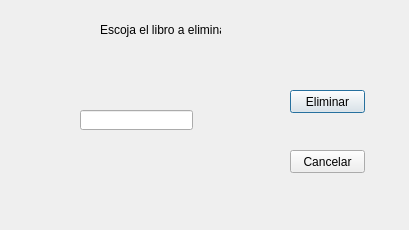
<?xml version="1.0" encoding="UTF-8"?>
<ui version="4.0">
 <class>Eliminar_Libro</class>
 <widget class="QDialog" name="Eliminar_Libro">
  <property name="geometry">
   <rect>
    <x>0</x>
    <y>0</y>
    <width>409</width>
    <height>230</height>
   </rect>
  </property>
  <property name="windowTitle">
   <string>Eliminar Libro</string>
  </property>
  <widget class="QLabel" name="label">
   <property name="geometry">
    <rect>
     <x>100</x>
     <y>20</y>
     <width>121</width>
     <height>20</height>
    </rect>
   </property>
   <property name="text">
    <string>Escoja el libro a eliminar</string>
   </property>
  </widget>
  <widget class="QPushButton" name="pushButton">
   <property name="geometry">
    <rect>
     <x>290</x>
     <y>90</y>
     <width>75</width>
     <height>23</height>
    </rect>
   </property>
   <property name="text">
    <string>Eliminar</string>
   </property>
  </widget>
  <widget class="QPushButton" name="pushButton_2">
   <property name="geometry">
    <rect>
     <x>290</x>
     <y>150</y>
     <width>75</width>
     <height>23</height>
    </rect>
   </property>
   <property name="text">
    <string>Cancelar</string>
   </property>
  </widget>
  <widget class="QLineEdit" name="lineEdit">
   <property name="geometry">
    <rect>
     <x>80</x>
     <y>110</y>
     <width>113</width>
     <height>20</height>
    </rect>
   </property>
  </widget>
  <widget class="QLabel" name="label_2">
   <property name="geometry">
    <rect>
     <x>25</x>
     <y>160</y>
     <width>221</width>
     <height>20</height>
    </rect>
   </property>
   <property name="text">
    <string/>
   </property>
   <property name="alignment">
    <set>Qt::AlignCenter</set>
   </property>
  </widget>
 </widget>
 <resources/>
 <connections>
  <connection>
   <sender>pushButton_2</sender>
   <signal>clicked()</signal>
   <receiver>Eliminar_Libro</receiver>
   <slot>close()</slot>
   <hints>
    <hint type="sourcelabel">
     <x>325</x>
     <y>158</y>
    </hint>
    <hint type="destinationlabel">
     <x>326</x>
     <y>209</y>
    </hint>
   </hints>
  </connection>
 </connections>
</ui>
